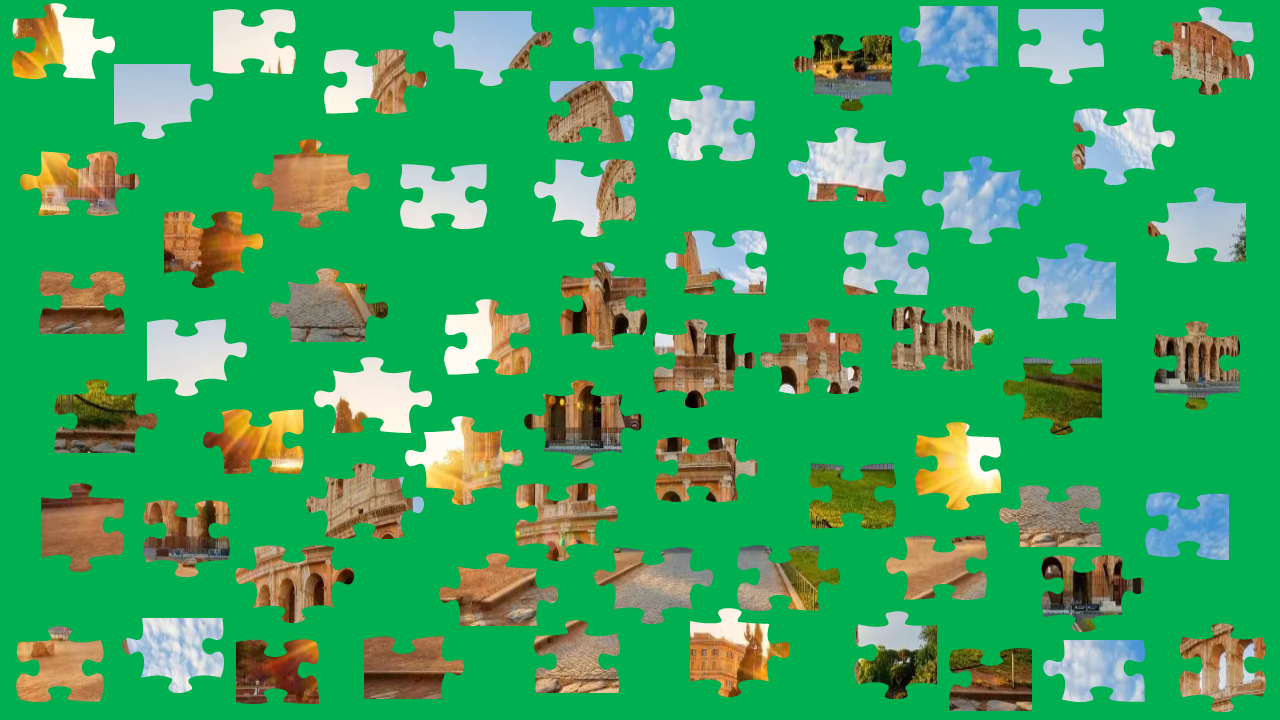
#> input picture jigsaw-samples/sample_6.png, 1280 x 720 px
$ jupyter execute --allow-errors test.ipynb   (shell and % lines are left out)   (older library calls are emulated)
#> lines starting #> are read from the running program, lines starting #| are printed output that depends on the picture; after the words box and inside, x2 and y2 are one past the last pixel; in counts of white or black regions, pixels touching at a corner belong together
#> in main, jigsaw_image is the input picture: shape (720, 1280, 3); mean B, G, R 94.4, 165.5, 53.8
### src/preprocessor.py
import cv2
import numpy as np
from matplotlib import pyplot as plt
import imutils


class Preprocessor:
    def __init__(self, debug_mode=False):
        self.debug_mode = debug_mode

    def process(self, image):
        image = cv2.copyMakeBorder(
            image, 5, 5, 5, 5, cv2.BORDER_CONSTANT, value=[255, 255, 255]
        )
        image = imutils.resize(image, width=1280)
#> image: shape (724, 1280, 3)
        # image = cv2.resize(image, (1280, 720))
        image_gray = cv2.cvtColor(image, cv2.COLOR_BGR2GRAY)
        image_blur = cv2.bilateralFilter(image_gray, 11, 200, 200)
        image_threshold = cv2.adaptiveThreshold(
            image_blur, 255, cv2.ADAPTIVE_THRESH_GAUSSIAN_C, cv2.THRESH_BINARY, 19, 2
        )
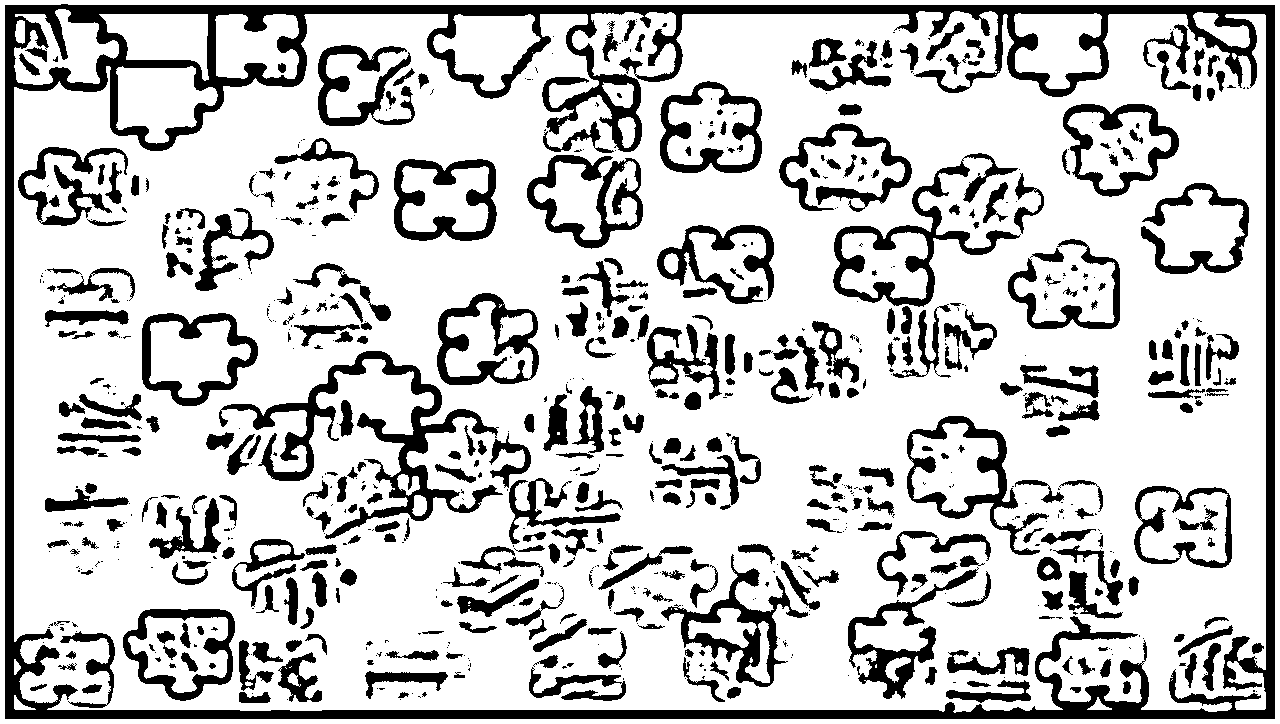
#> image_threshold: shape (724, 1280); 77.3% white; 794 black regions (390 under 20 px), largest, box (x1, y1, x2, y2) and area: (5, 4, 1275, 719) 61256, (219, 351, 503, 539) 9157, (833, 153, 1021, 307) 5262

        kernel = np.ones((3, 3), dtype=np.uint8)
        image_opening = cv2.morphologyEx(
            image_threshold, cv2.MORPH_OPEN, kernel, iterations=2
        )
#> image_opening: shape (724, 1280); 76.2% white; 349 black regions (110 under 20 px), largest, box (x1, y1, x2, y2) and area: (5, 4, 1275, 719) 77403, (219, 351, 621, 577) 15309, (833, 153, 1044, 378) 7773

        image_background = cv2.dilate(image_opening, kernel, iterations=3)
#> image_background: shape (724, 1280); 96% white; 668 black regions (361 under 20 px), largest, box (x1, y1, x2, y2) and area: (8, 8, 1272, 716) 10634, (73, 8, 916, 88) 3449, (99, 43, 188, 125) 576

        image_distance = cv2.distanceTransform(image_threshold, cv2.DIST_L2, 5)
        cv2.normalize(image_distance, image_distance, 0.0, 0.1, cv2.NORM_MINMAX)
        ret, image_foreground = cv2.threshold(
            image_distance, 0.5 * image_distance.max(), 255, 0
        )
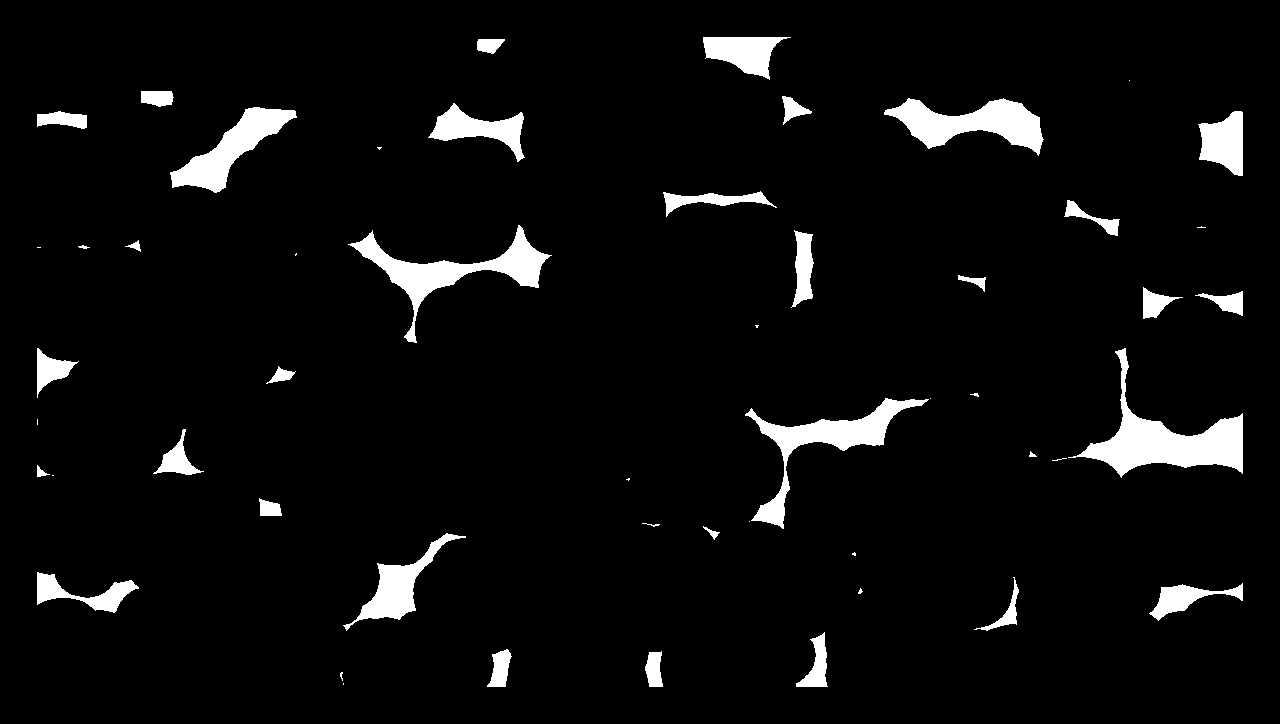
#> image_foreground: shape (724, 1280) float32; 5.1% white; 52 white regions (17 under 20 px), largest, box (x1, y1, x2, y2) and area: (1068, 348, 1243, 478) 6429, (348, 225, 552, 343) 4961, (745, 398, 929, 529) 4548
#> ret = 0.05
        image_foreground = np.uint8(image_foreground)

        image_unknown = cv2.subtract(image_background, image_foreground)
#> image_unknown: shape (724, 1280); 90.9% white; 720 black regions (378 under 20 px), largest, box (x1, y1, x2, y2) and area: (8, 8, 1272, 716) 10634, (1068, 348, 1243, 478) 6429, (348, 225, 552, 343) 4961

        num_markers, markers, stats, centroids = cv2.connectedComponentsWithStats(
            image_foreground, 4, cv2.CV_32S
        )
#> markers: shape (724, 1280) int32; 53 distinct labels, from 0 to 52
#> num_markers = 53; stats = 53 rows, first 6: [0, 0, 1280, 724, 879855], [703, 37, 88, 43, 2103], [477, 39, 28, 15, 309], [1129, 80, 1, 1, 1], [141, 91, 33, 16, 440], [782, 96, 30, 29, 387]; centroids = 53 pairs, first value 37 to 1227.6, second value 44.7 to 683.5
        markers = markers + 1
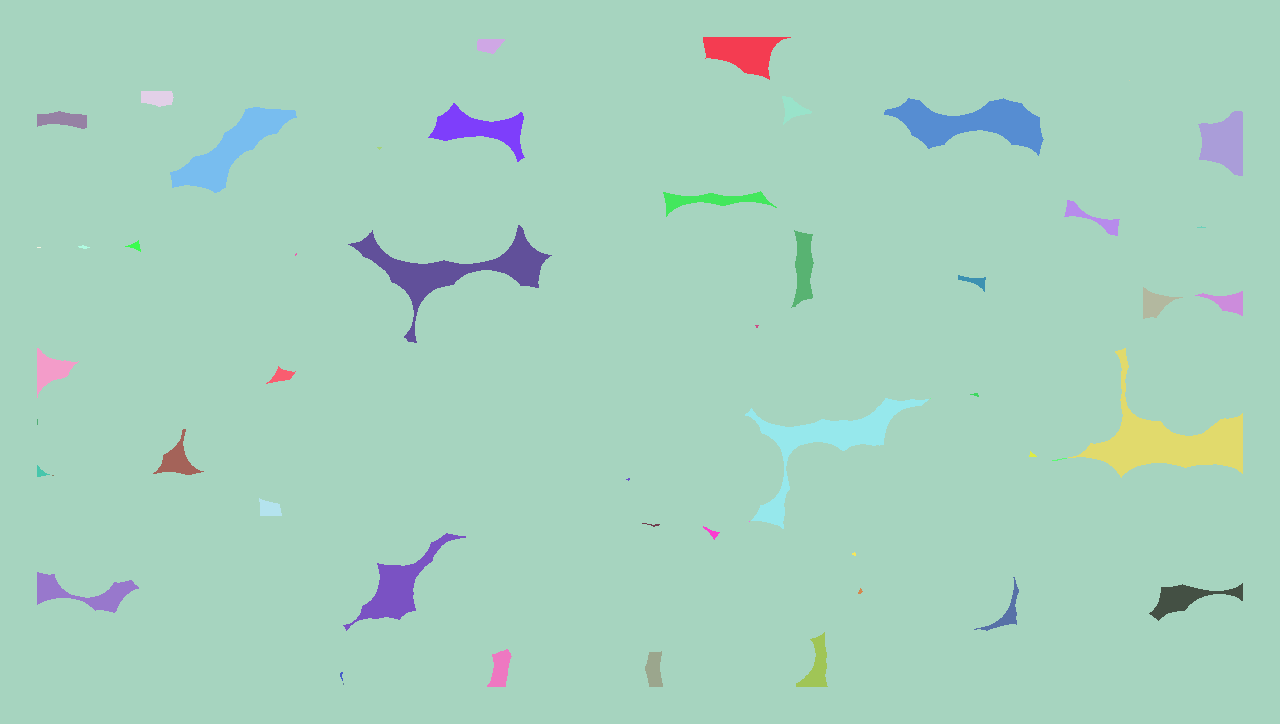
#> markers: shape (724, 1280) int32; 53 distinct labels, from 1 to 53; one colour per label, 0 black
        markers[image_unknown == 255] = 0
#> markers: shape (724, 1280) int32; 54 distinct labels, from 0 to 53

        image_watershed = image.copy()
        markers = cv2.watershed(image_watershed, markers)
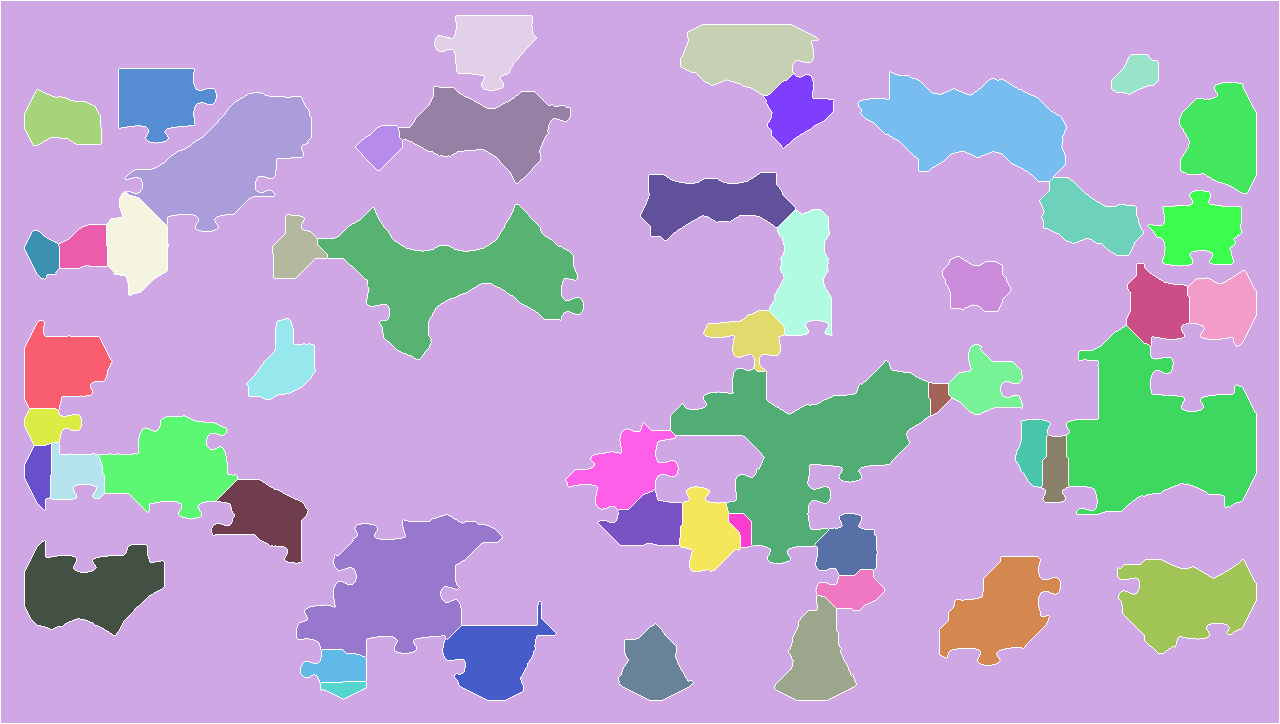
#> markers: shape (724, 1280) int32; 54 distinct labels, from -1 to 53; one colour per label, 0 black, -1 white

        lowest_area_index = 0
        lowest_area = np.inf
        for i in range(num_markers):
            if stats[i, cv2.CC_STAT_AREA] < lowest_area and (
                stats[i, cv2.CC_STAT_LEFT] == 0 and stats[i, cv2.CC_STAT_TOP] == 0
            ):
                lowest_area = stats[i, cv2.CC_STAT_AREA]
                lowest_area_index = i
#> this loop made 53 passes
#> lowest_area on pass 1: 879855
#> after the loop, lowest_area = 879855; lowest_area_index = 0

        image_watershed[markers == lowest_area_index] = [0, 0, 255]

        red_mask = cv2.inRange(
            image_watershed, np.array([0, 0, 255]), np.array([0, 0, 255])
        )
#> red_mask: shape (724, 1280); every value is 0
        image_watershed = cv2.bitwise_and(
            image_watershed, image_watershed, mask=red_mask
        )
#> image_watershed: shape (724, 1280, 3); every value is 0
        image_watershed = cv2.cvtColor(image_watershed, cv2.COLOR_BGR2GRAY)

        ret, image_watershed_threshold = cv2.threshold(
            image_watershed, 0, 255, cv2.THRESH_BINARY_INV
        )
#> image_watershed_threshold: shape (724, 1280); every value is 255

        contours, hierarchy = cv2.findContours(
            image_watershed_threshold, cv2.RETR_TREE, cv2.CHAIN_APPROX_SIMPLE
        )
#> contours = [[[0, 0], [0, 723], [1279, 723], [1279, 0]]]
        image_contours = np.zeros(image.shape, dtype=np.uint8)
        cv2.drawContours(
            image_contours, sorted(contours, key=cv2.contourArea)[:-1], -1, 255, -1
        )

        if self.debug_mode:
            figure = plt.figure(figsize=(12, 6))
            figure.add_subplot(3, 3, 1)
            plt.imshow(image_blur)
            figure.add_subplot(3, 3, 2)
            plt.imshow(image_threshold)
            figure.add_subplot(3, 3, 3)
            plt.imshow(image_distance)
            figure.add_subplot(3, 3, 4)
            plt.imshow(markers)
            figure.add_subplot(3, 3, 5)
            plt.imshow(image_watershed)
            figure.add_subplot(3, 3, 6)
            plt.imshow(image_watershed_threshold)
            figure.add_subplot(3, 3, 7)
            plt.imshow(image_contours)
            plt.show()

        return cv2.cvtColor(image_contours, cv2.COLOR_BGR2GRAY)

    def correct_perspective(self):
        pass

### src/test.ipynb
[cell 1]
import cv2

from jigsaw import Jigsaw
from preprocessor import Preprocessor
from board_viwer import JigsawPuzzleBoardViewer


def main():
    # Show the original image
    jigsaw_image = cv2.imread("../jigsaw-samples/sample_6.png")

    preprocessor = Preprocessor(debug_mode=True)
    processed_jigsaw_image = preprocessor.process(jigsaw_image)

    jigsaw = Jigsaw(jigsaw_image, processed_jigsaw_image, debug_mode=False)

    # jigsaw.visualize()
    # for piece in jigsaw.pieces:
    #     piece.visualize()

    solved_jigsaw = jigsaw.solve()

    board_viewer = JigsawPuzzleBoardViewer(solved_jigsaw)
    board_viewer.display_board()

    pass

    return 0

#> (the rest of this cell did not finish here and is left out)

$ run again, with jigsaw-samples/sample_7.png copied over jigsaw-samples/sample_6.png
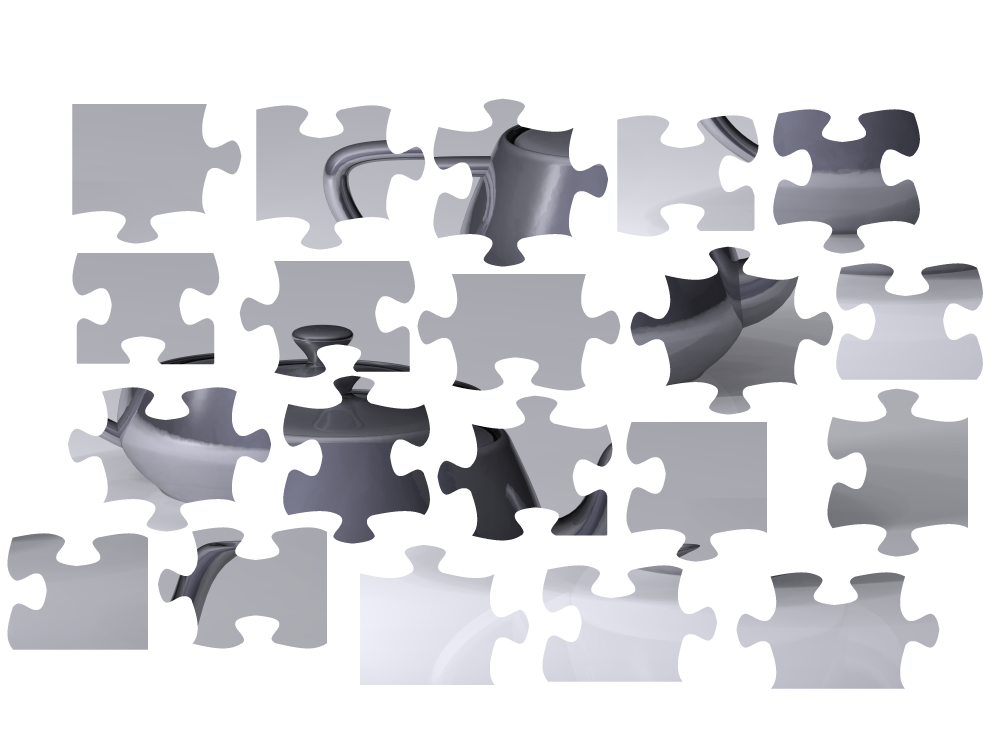
#> input picture jigsaw-samples/sample_7.png, 4000 x 3000 px (shown at 1/4 size)
#> in main, jigsaw_image is the input picture: shape (3000, 4000, 3); mean B, G, R 219.6, 216, 216
#> image_threshold: shape (960, 1280); 87.5% white; 149 black regions (112 under 20 px), largest, box (x1, y1, x2, y2) and area: (807, 316, 1065, 530) 10770, (89, 496, 348, 679) 9807, (363, 481, 551, 695) 9437
#> image_opening: shape (960, 1280); 87.1% white; 47 black regions (19 under 20 px), largest, box (x1, y1, x2, y2) and area: (807, 316, 1065, 530) 11111, (555, 128, 778, 342) 11052, (89, 496, 348, 679) 10188
#> image_background: shape (960, 1280); 97.5% white; 538 black regions (331 under 20 px), largest, box (x1, y1, x2, y2) and area: (181, 521, 344, 578) 937, (97, 137, 261, 272) 863, (701, 213, 775, 298) 842
#> ret = 0.05
#> image_unknown: shape (960, 1280); 89.8% white; 544 black regions (333 under 20 px), largest, box (x1, y1, x2, y2) and area: (0, 0, 1280, 550) 74984, (0, 911, 425, 960) 16459, (1203, 863, 1280, 960) 3480
#> num_markers = 7; stats = [[0, 37, 1280, 923, 1133583], [0, 0, 1280, 550, 74984], [0, 587, 2, 12, 17], [1203, 863, 77, 97, 3480], [0, 911, 425, 49, 16459], [894, 947, 46, 13, 258], [671, 958, 13, 2, 19]]; centroids = [[641.5, 500], [674.6, 45.43], [0.294, 593.2], [1255.7, 926.9], [204.9, 939.2], [920.6, 955.4], [676.5, 958.7]]
#> in process, `markers = cv2.watershed(image_watershed, markers)`:
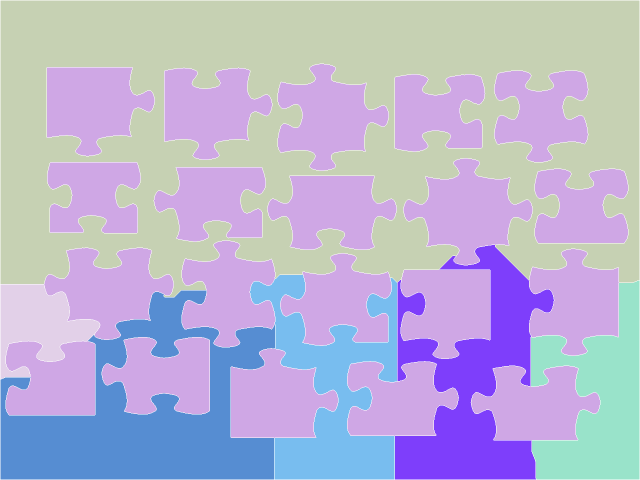
#> markers: shape (960, 1280) int32 (shown at 1/2 size); 8 distinct labels, from -1 to 7; one colour per label, 0 black, -1 white
#> the loop in process, `for i in range(num_markers):` made 7 passes
#> lowest_area on pass 2: 74984
#> after the loop in process, `for i in range(num_markers):`: lowest_area = 74984; lowest_area_index = 1
#> red_mask: shape (960, 1280); 38.6% white; 20 white regions, largest, box (x1, y1, x2, y2) and area: (807, 317, 1065, 530) 27624, (94, 135, 309, 312) 25975, (462, 697, 676, 876) 25974
#> image_watershed_threshold: shape (960, 1280); 61.4% white; 20 black regions
#> contours = 21 contours; largest, box (x1, y1, x2, y2) and area: (0, 0, 1280, 960) 1226561, (806, 316, 1066, 531) 28073, (461, 696, 677, 877) 26356, (93, 134, 310, 313) 26356, (555, 127, 778, 342) 26174
#> in process, `return cv2.cvtColor(image_contours, cv2.COLOR_BGR2GRAY)`:
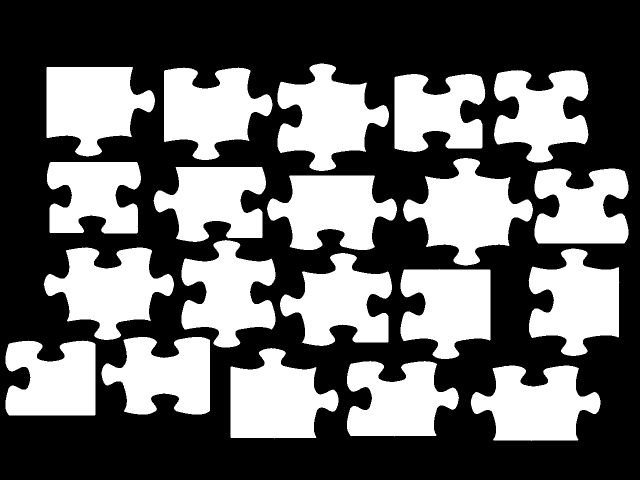
#> returned value: shape (960, 1280) (shown at 1/2 size); values 0 (black) and 29 (white), 40% white; 20 white regions, largest, box (x1, y1, x2, y2) and area: (806, 316, 1066, 531) 28524, (461, 696, 677, 877) 26741, (93, 134, 310, 313) 26738
